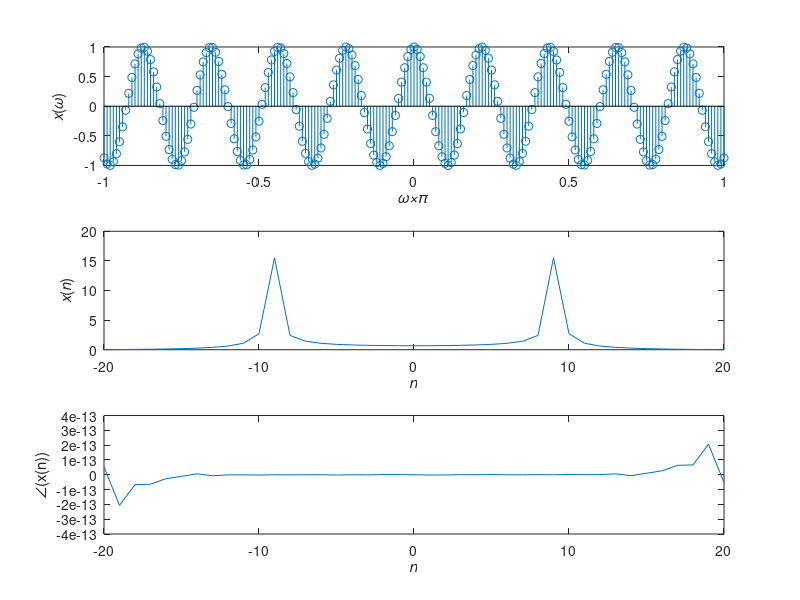

Recreate this plot in MATLAB.
clc
clear all
a=0.9;
n=-20:1:20;
m=10;
l=35;
k=12;
omega_x=-1*pi:0.01*pi:1*pi;

for ii=1:length(omega_x)
    x(ii)=cos((l/k)*pi*omega_x(ii));
end

subplot(3,1,1),stem(omega_x/pi, x)
xlabel('\it{\omega\times\pi}')
ylabel('{\itx}({\it\omega})')

for jj=1:length(n)
    for ii=1:length(omega_x)
        expo_x(jj,ii)=exp(1j*n(jj)...
            *omega_x(ii));
    end
    F_n(1,jj)=(1/(2*pi))*sum(x.*expo_x(jj,:));
end

angle_F=atan(imag(F_n)./real(F_n));

for ii=1:length(n)
    if(n(ii)<=-(l/k)*pi)
        index1=ii;
    elseif(n(ii)<=(l/k)*pi)
        index2=ii;
    end
end
% F_theo_mag=zeros(1,length(omega_x));
% F_theo_mag(1,index1)=1/(0.02*pi);
% F_theo_mag(1,index2)=1/(0.01*pi);

subplot(3,1,2),plot(n, abs(F_n));
xlabel('\it{n}')
ylabel('{\itx}({\itn})')
%    n, abs(F_theo_mag), '--r' )

subplot(3,1,3),plot(n, angle_F)
xlabel('\it{n}')
ylabel('\angle(x(n))')
        
